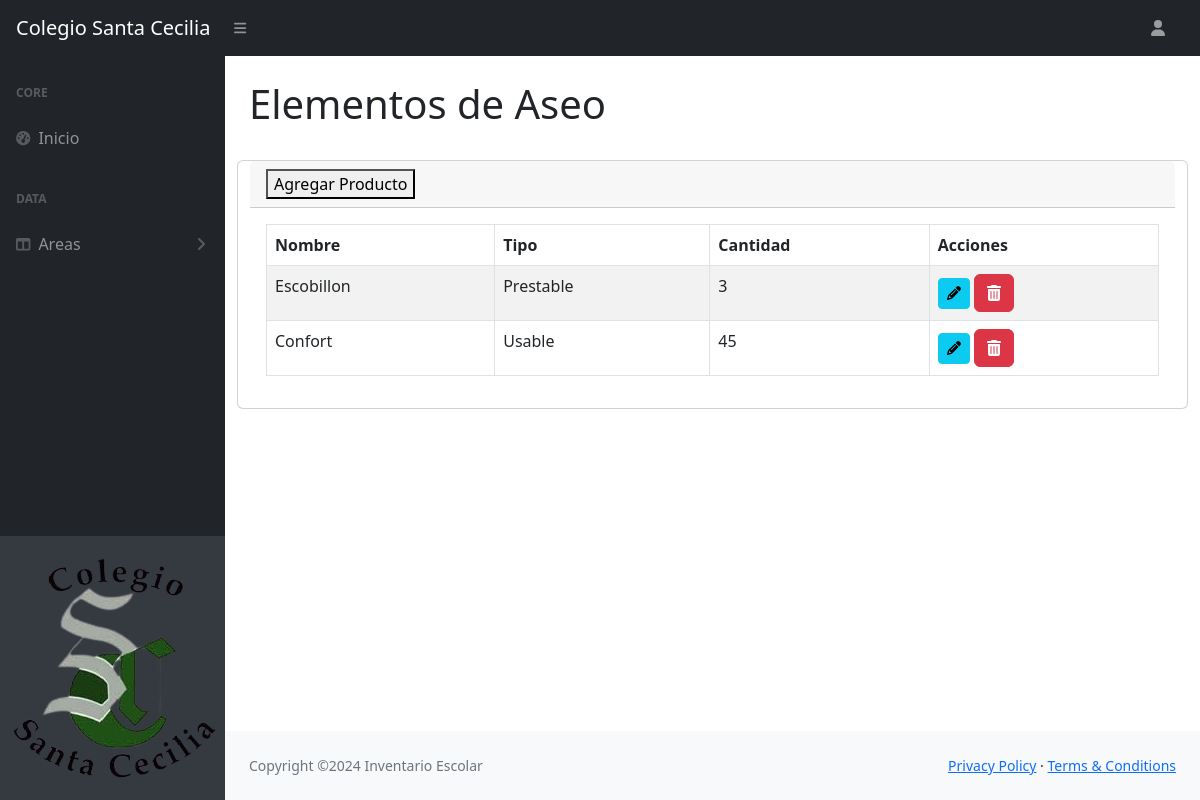
Page /aseo/ on the earlier database version.
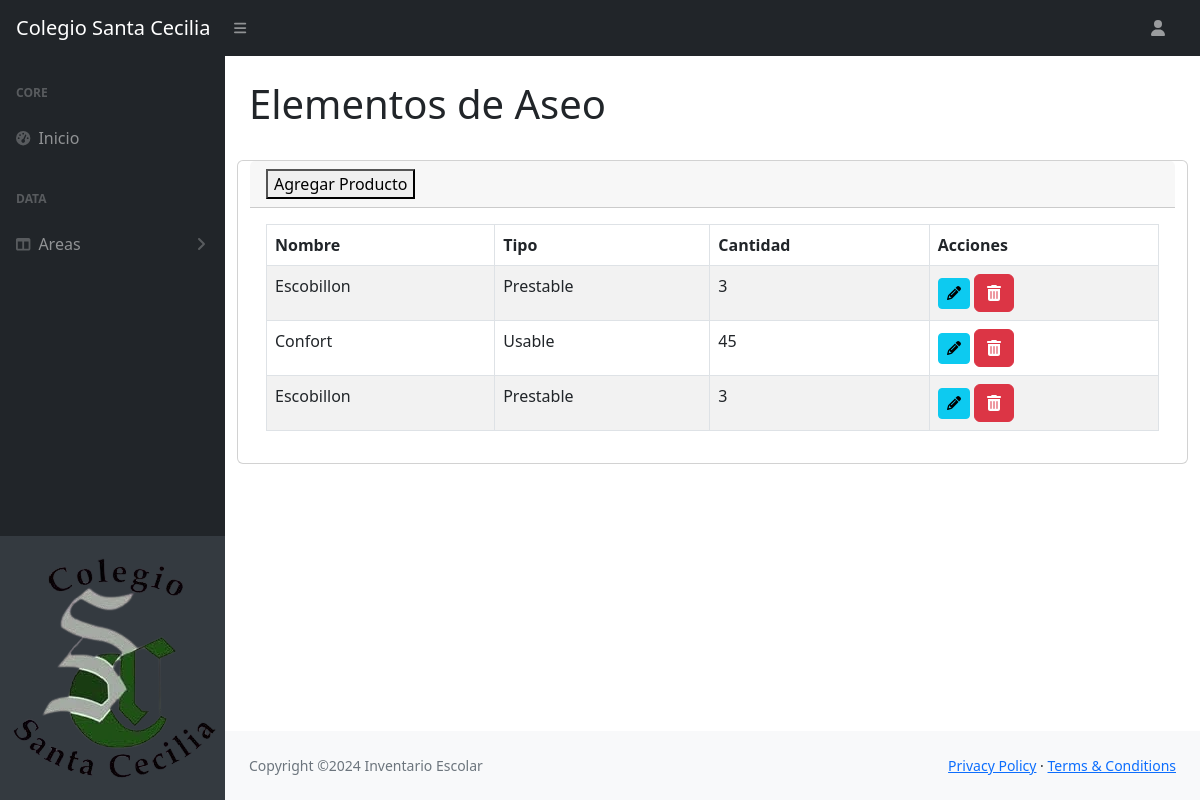
Same page on the later database version.
### Core/models.py (models this page shows, shortened)
class Aseo(models.Model):
    id_insumo = models.AutoField(primary_key=True)
    nombre_insumo = models.CharField(max_length=255)
    cantidad_insumo = models.IntegerField()
    tipo_insumo = models.CharField(max_length=255)

### Core/views.py (the view)
# urls.py: path('aseo/', aseo, name='aseo'),
def aseo(request):
    productos = Aseo.objects.all()
    data = {'productos': productos}
    return render(request, 'Core/aseo.html', data)

### Core/templates/Core/aseo.html (shortened to what this page needs)
{% extends 'Core/index.html' %}
{% load static %}
{% block contenido %}
<div class="container-fluid px-4">
    <h1 class="mt-4">Elementos de Aseo</h1>
    <div class="row">
        <div class="card mb-4">
            <div class="card-header">
                <a href="{% url 'agregarA' %}" class="floating-btn">
                    <button class="custom-btn">Agregar Producto</button>
                </a>
            </div>
            <div class="card-body">
                <table id="aseoTable" class="table table-striped table-bordered">
                    <thead>
                        <tr>
                            <th>Nombre</th>
                            <th>Tipo</th>
                            <th>Cantidad</th>
                            <th>Acciones</th>
                        </tr>
                    </thead>
                    <tbody>
                        {% for producto in productos %}
                        <tr>
                            <td>{{ producto.nombre_insumo }}</td>
                            <td>{{ producto.tipo_insumo }}</td>
                            <td class="cantidad">{{ producto.cantidad_insumo }}</td>
                            <td><a href="{% url 'modificarA' id=producto.id_insumo %}" class="btn btn-info btn-sm" aria-label="Modificar producto {{ producto.nombre_material }}"><i class="fas fa-pencil-alt"></i></a>
                            <a href="{% url 'eliminarA' id=producto.id_insumo %}" class="btn btn-danger" aria-label="Eliminar producto {{ producto.nombre_material }}"><i class="fas fa-trash-alt"></i></a></td>
                        </tr>
                        {% empty %}
                        <tr>
                            <td colspan="4">No hay productos disponibles.</td>
                        </tr>
                        {% endfor %}
                    </tbody>
                </table>
            </div>
        </div>
    </div>
</div>
{% endblock %}

Differences in the rows shown:
added Aseo: nombre_insumo "Escobillon", tipo_insumo "Prestable", cantidad_insumo "3"
